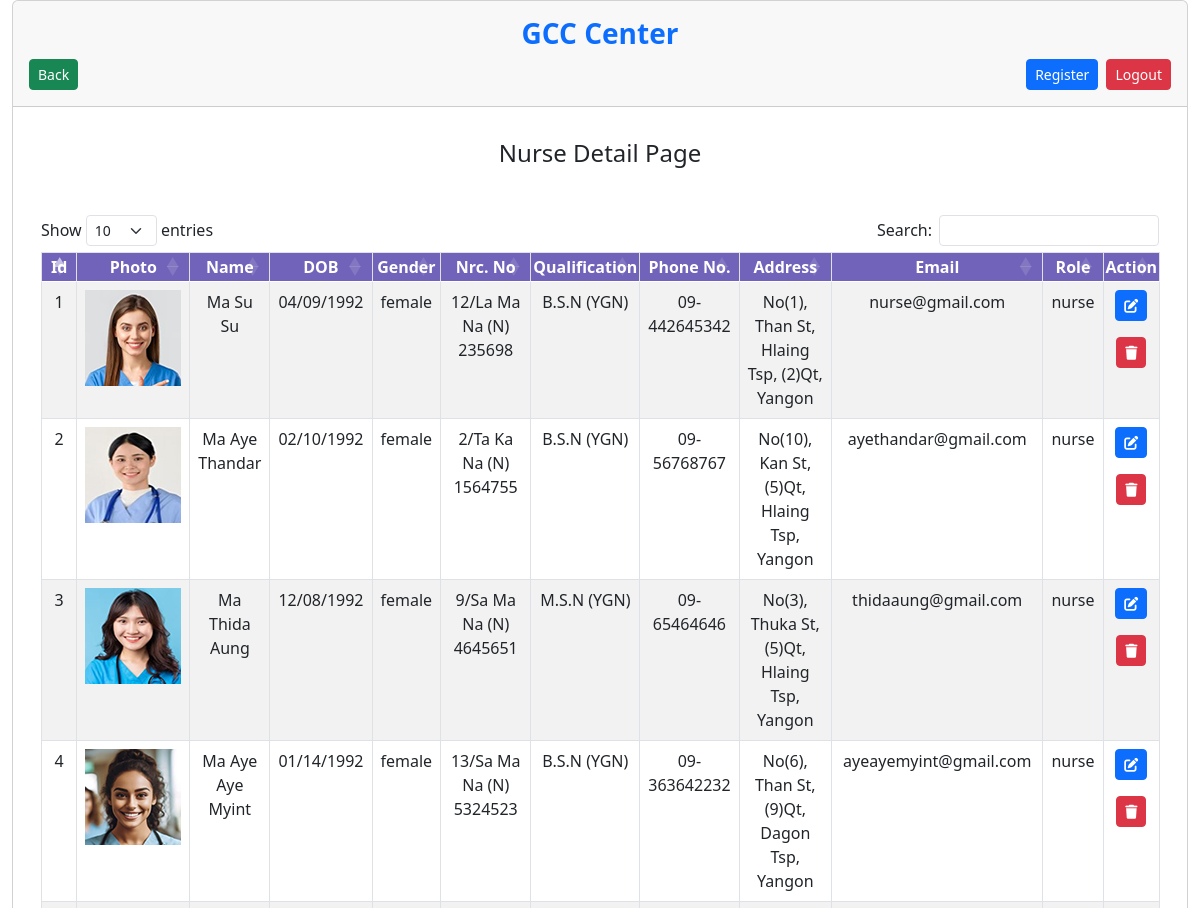
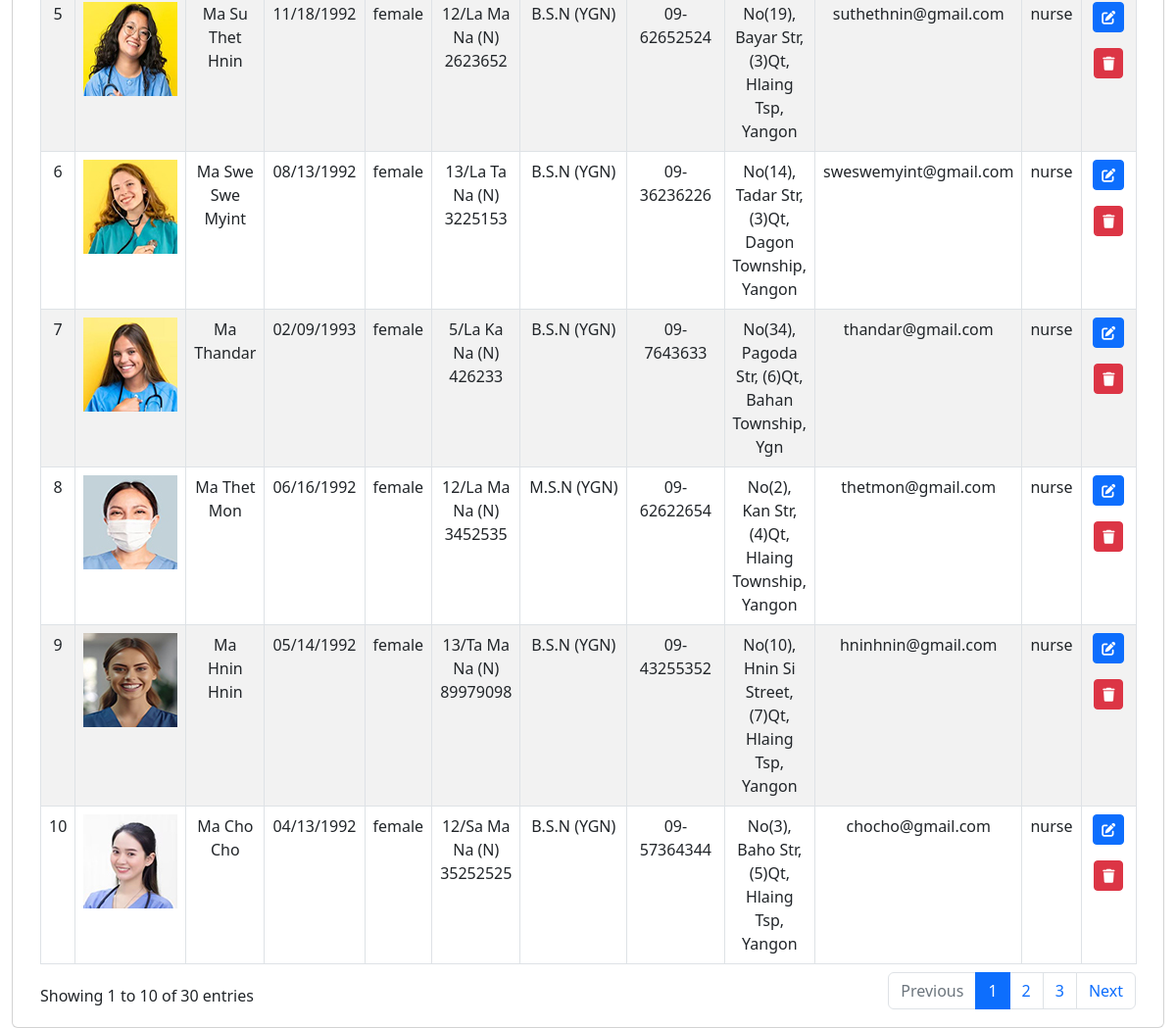
The page /nurse.php (signed in) on the database its author committed (2 pictures, top to bottom).
### tables this page shows
CREATE TABLE `nurse` (
  `id` int(11) NOT NULL,
  `name` varchar(100) NOT NULL,
  `dob` varchar(100) NOT NULL,
  `gender` varchar(100) NOT NULL,
  `nrc` varchar(100) NOT NULL,
  `image` varchar(100) NOT NULL,
  `qualification` varchar(100) NOT NULL,
  `phone` varchar(100) NOT NULL,
  `address` varchar(100) NOT NULL,
  `email` varchar(100) NOT NULL,
  `password` varchar(100) NOT NULL,
  `confirm` varchar(100) NOT NULL,
  `role` varchar(100) NOT NULL DEFAULT 'nurse'
);

### nurse.php (the view, shortened to what this page needs)
<?php
require 'connect.php';
?>
<!doctype html>
<html lang="en">
<head>
    <link href="https://cdn.jsdelivr.net/npm/bootstrap@5.0.2/dist/css/bootstrap.min.css" rel="stylesheet">
    <link rel="stylesheet" href="https://cdnjs.cloudflare.com/ajax/libs/font-awesome/6.4.2/css/all.min.css"/>
    <link rel="stylesheet" type="text/css" href="css/main.css">
    <link rel="stylesheet" href="https://cdnjs.cloudflare.com/ajax/libs/twitter-bootstrap/5.3.0/css/bootstrap.min.css">
    <link rel="stylesheet" href="https://cdn.datatables.net/1.13.6/css/dataTables.bootstrap5.min.css">
</head>
<body>
<div class="container-fluid">
    <div class="card">
        <div class="card-header mb-3 p-3">
            <div class="row">
                <div class="col-md-12"><h3 class="text-primary fw-bold text-center">GCC Center</h3></div>
                <div>
                    <form action="admin_dashboard.php" method="POST" class="float-end ms-2">
                        <button type="submit" name="logout_button" id="logout_button" class="btn btn-danger btn-sm" onclick="return confirm('Are you sure you want to logout?')">Logout</button>
                    </form>
                    <form action="admin_dashboard.php" method="POST" class="float-start">
                        <button type="submit" name="back_button" id="back_button" class="btn btn-success btn-sm">Back</button>
                    </form>
                    <form action="nurse_register.php" method="POST" class="float-end ms-2" >
                        <button type="submit" name="doctor_register_button" id="doctor_register_button" class="btn btn-primary btn-sm">Register</button>
                    </form>
                </div>
            </div>
        </div>
        <div class="row">
            <div class="col-md-12">
                <div class="card-body">
                    <h4 class="text-center" id="page">Nurse Detail Page</h4>
                    <div class="container-fluid mt-5">
                        <table id="example" class="table table-striped table-bordered">
                            <thead>
                            <tr>
                                <th>Id</th>
                                <th>Photo</th>
                                <th>Name</th>
                                <th>DOB</th>
                                <th>Gender</th>
                                <th>Nrc. No</th>
                                <th>Qualification</th>
                                <th>Phone No.</th>
                                <th>Address</th>
                                <th>Email</th>
                                <th>Role</th>
                                <th>Action</th>
                            </tr>
                            </thead>
                            <tbody>
                            <?php
                            $query = "SELECT * FROM nurse";
                            $results = mysqli_query($db, $query);
                            foreach($results as $user) {
                                ?>
                                <tr>
                                    <td width="2%"><?php echo $user['id'] ?></td>
                                    <td width="5%"><img src="uploads/<?php echo $user['image']; ?>" alt=""></td>
                                    <td width="5%"><?php echo $user['name']; ?></td>
                                    <td width="2%"><?php echo $user['dob']; ?></td>
                                    <td width="2%"><?php echo $user['gender']; ?></td>
                                    <td width="8%"><?php echo $user['nrc']; ?></td>
                                    <td width="5%"><?php echo $user['qualification']; ?></td>
                                    <td width="2%"><?php echo $user['phone']; ?></td>
                                    <td width="10%"><?php echo $user['address']; ?></td>
                                    <td width="1%"><?php echo $user['email']; ?></td>
                                    <td width="3%"><?php echo $user['role']; ?></td>
                                    <td width="2%"><div><a href="nurse_edit.php?user_id_to_update=<?php echo $user['id']; ?>" title="Update" class="btn btn-primary text-center btn-sm mb-3"><i class="fa-solid fa-pen-to-square"></i></a></div>
                                        <div><a href="nurse.php?user_id_to_delete=<?php echo $user['id']; ?>" title="Delete" class="btn btn-danger  text-center btn-sm" onclick="return confirm('Are you sure you want to delete');"><i class="fa-solid fa-trash"></i></a></div>
                                    </td>
                                </tr>
                                <?php
                            }
                            ?>
                            </tbody>
                        </table>
                    </div>
                </div>
            </div>
</body>
</html>

### nurse.php (style rules this page uses)
th { background-color: rgba(113,99,186,255) !important; text-align: center !important; color:white !important; padding: 2px!important; text-align: center !important; }
tr { text-align: center !important; }

### rows shown on the page
nurse: id "1", image (picture), name "Ma Su Su", dob "04/09/1992", gender "female", nrc "12/La Ma Na (N) 235698", qualification "B.S.N (YGN)", phone "09-442645342", address "No(1), Than St, Hlaing Tsp, (2)Qt, Yangon", email "nurse@gmail.com", role "nurse"
nurse: id "2", image (picture), name "Ma Aye Thandar", dob "02/10/1992", gender "female", nrc "2/Ta Ka Na (N) 1564755", qualification "B.S.N (YGN)", phone "09-56768767", address "No(10), Kan St, (5)Qt, Hlaing Tsp, Yangon", email "ayethandar@gmail.com", role "nurse"
nurse: id "3", image (picture), name "Ma Thida Aung", dob "12/08/1992", gender "female", nrc "9/Sa Ma Na (N) 4645651", qualification "M.S.N (YGN)", phone "09-65464646", address "No(3), Thuka St, (5)Qt, Hlaing Tsp, Yangon", email "thidaaung@gmail.com", role "nurse"
nurse: id "4", image (picture), name "Ma Aye Aye Myint", dob "01/14/1992", gender "female", nrc "13/Sa Ma Na (N) 5324523", qualification "B.S.N (YGN)", phone "09-363642232", address "No(6), Than St, (9)Qt, Dagon Tsp, Yangon", email "ayeayemyint@gmail.com", role "nurse"
nurse: id "5", image (picture), name "Ma Su Thet Hnin", dob "11/18/1992", gender "female", nrc "12/La Ma Na (N) 2623652", qualification "B.S.N (YGN)", phone "09-62652524", address "No(19), Bayar Str, (3)Qt, Hlaing Tsp, Yangon", email "suthethnin@gmail.com", role "nurse"
nurse: id "6", image (picture), name "Ma Swe Swe Myint", dob "08/13/1992", gender "female", nrc "13/La Ta Na (N) 3225153", qualification "B.S.N (YGN)", phone "09-36236226", address "No(14), Tadar Str, (3)Qt, Dagon Township, Yangon", email "sweswemyint@gmail.com", role "nurse"
nurse: id "7", image (picture), name "Ma Thandar", dob "02/09/1993", gender "female", nrc "5/La Ka Na (N) 426233", qualification "B.S.N (YGN)", phone "09-7643633", address "No(34), Pagoda Str, (6)Qt, Bahan Township, Ygn", email "thandar@gmail.com", role "nurse"
nurse: id "8", image (picture), name "Ma Thet Mon", dob "06/16/1992", gender "female", nrc "12/La Ma Na (N) 3452535", qualification "M.S.N (YGN)", phone "09-62622654", address "No(2), Kan Str, (4)Qt, Hlaing Township, Yangon", email "thetmon@gmail.com", role "nurse"
nurse: id "9", image (picture), name "Ma Hnin Hnin", dob "05/14/1992", gender "female", nrc "13/Ta Ma Na (N) 89979098", qualification "B.S.N (YGN)", phone "09-43255352", address "No(10), Hnin Si Street, (7)Qt, Hlaing Tsp, Yangon", email "hninhnin@gmail.com", role "nurse"
nurse: id "10", image (picture), name "Ma Cho Cho", dob "04/13/1992", gender "female", nrc "12/Sa Ma Na (N) 35252525", qualification "B.S.N (YGN)", phone "09-57364344", address "No(3), Baho Str, (5)Qt, Hlaing Tsp, Yangon", email "chocho@gmail.com", role "nurse"
